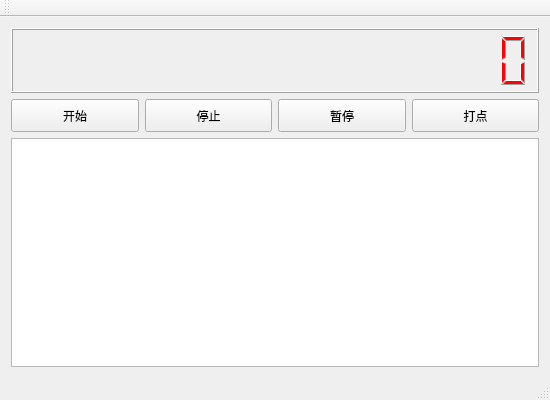
<?xml version="1.0" encoding="UTF-8"?>
<ui version="4.0">
 <class>MainWindow</class>
 <widget class="QMainWindow" name="MainWindow">
  <property name="geometry">
   <rect>
    <x>0</x>
    <y>0</y>
    <width>550</width>
    <height>400</height>
   </rect>
  </property>
  <property name="windowTitle">
   <string>秒表</string>
  </property>
  <widget class="QWidget" name="centralWidget">
   <layout class="QVBoxLayout" name="verticalLayout" stretch="2,1,7">
    <item>
     <widget class="QLCDNumber" name="lcdNumber">
      <property name="styleSheet">
       <string notr="true">color:rgb(255, 0, 4)</string>
      </property>
      <property name="digitCount">
       <number>18</number>
      </property>
     </widget>
    </item>
    <item>
     <layout class="QHBoxLayout" name="horizontalLayout">
      <item>
       <widget class="QPushButton" name="btn_start">
        <property name="sizePolicy">
         <sizepolicy hsizetype="Expanding" vsizetype="Expanding">
          <horstretch>0</horstretch>
          <verstretch>0</verstretch>
         </sizepolicy>
        </property>
        <property name="text">
         <string>开始</string>
        </property>
       </widget>
      </item>
      <item>
       <widget class="QPushButton" name="btn_stop">
        <property name="sizePolicy">
         <sizepolicy hsizetype="Expanding" vsizetype="Expanding">
          <horstretch>0</horstretch>
          <verstretch>0</verstretch>
         </sizepolicy>
        </property>
        <property name="text">
         <string>停止</string>
        </property>
       </widget>
      </item>
      <item>
       <widget class="QPushButton" name="btn_pause">
        <property name="sizePolicy">
         <sizepolicy hsizetype="Expanding" vsizetype="Expanding">
          <horstretch>0</horstretch>
          <verstretch>0</verstretch>
         </sizepolicy>
        </property>
        <property name="text">
         <string>暂停</string>
        </property>
       </widget>
      </item>
      <item>
       <widget class="QPushButton" name="btn_log">
        <property name="sizePolicy">
         <sizepolicy hsizetype="Expanding" vsizetype="Expanding">
          <horstretch>0</horstretch>
          <verstretch>0</verstretch>
         </sizepolicy>
        </property>
        <property name="text">
         <string>打点</string>
        </property>
       </widget>
      </item>
     </layout>
    </item>
    <item>
     <widget class="QTextBrowser" name="textBrowser"/>
    </item>
   </layout>
  </widget>
  <widget class="QMenuBar" name="menuBar">
   <property name="geometry">
    <rect>
     <x>0</x>
     <y>0</y>
     <width>550</width>
     <height>23</height>
    </rect>
   </property>
  </widget>
  <widget class="QToolBar" name="mainToolBar">
   <attribute name="toolBarArea">
    <enum>TopToolBarArea</enum>
   </attribute>
   <attribute name="toolBarBreak">
    <bool>false</bool>
   </attribute>
  </widget>
  <widget class="QStatusBar" name="statusBar"/>
 </widget>
 <layoutdefault spacing="6" margin="11"/>
 <resources/>
 <connections/>
</ui>
